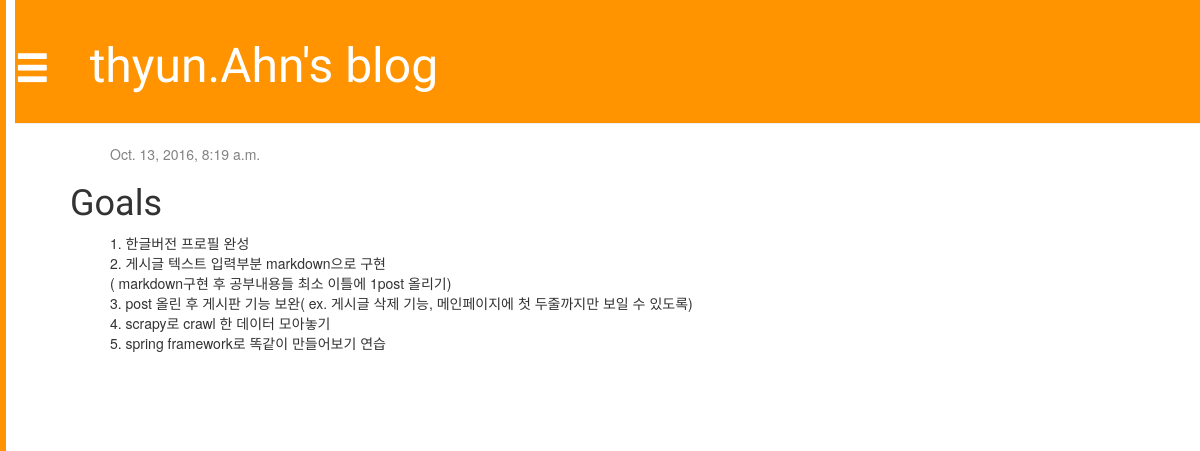
/posit/6/, run on an earlier commit of the app's database.
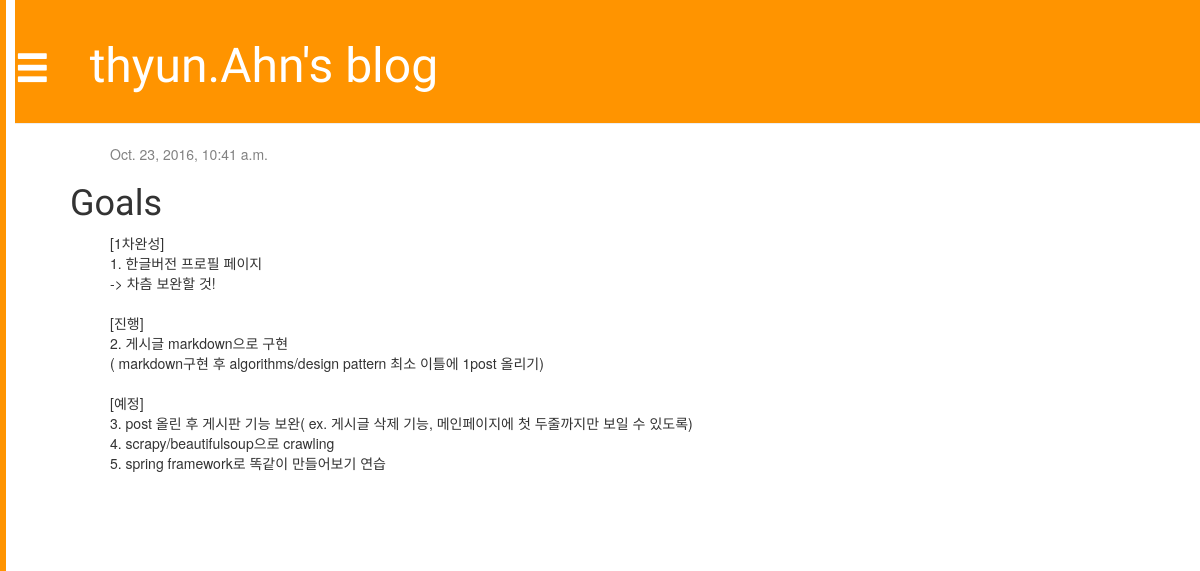
And on a later commit of the database.
### blog/models.py (models this page shows)
class Post(models.Model):
	author = models.ForeignKey('auth.User')
        title = models.CharField(max_length=200)
        text = models.TextField()
        created_date = models.DateTimeField(
                default=timezone.now)
        published_date = models.DateTimeField(
                blank=True, null=True)

### blog/views.py (the view)
# urls.py: url(r'^posit/(?P<pk>[0-9]+)/$', views.post_detail, name='post_detail'),
def post_detail(request, pk):
        post = get_object_or_404(Post, pk=pk)
        return render(request, 'blog/post_detail.html', {'post': post})

### blog/templates/blog/post_detail.html (shortened to what this page needs)
{% extends 'blog/base.html' %}
{% block content %}
    <div class="post">
        {% if post.published_date %}
            <div class="date">
                {{ post.published_date }}
            </div>
        {% endif %}
        <h1>{{ post.title }}</h1>
        <p>{{ post.text|linebreaksbr }}</p>
    </div>
{% endblock %}

What changed in the data, as far as the page shows it:
changed Post "Goals": published_date "Oct. 13, 2016, 8:19 a.m." → "Oct. 23, 2016, 10:41 a.m."; text "1. 한글버전 프로필 완성 2. 게시글 텍스트 입력부분 markdown으로 구현 ( markdown구현 후 공부내용들 최소 이틀에 1post 올리기) 3. post 올린 후 게시판 기능 보완( ex. 게시글 삭제 기능, 메인페이지에 첫 두줄까지만 보일 수 있도록) 4. scrapy로 crawl 한 데이터 모아놓기 5. spring framework로 똑같이…" → "[1차완성] 1. 한글버전 프로필 페이지 -> 차츰 보완할 것! [진행] 2. 게시글 markdown으로 구현 ( markdown구현 후 algorithms/design pattern 최소 이틀에 1post 올리기) [예정] 3. post 올린 후 게시판 기능 보완( ex. 게시글 삭제 기능, 메인페이지에 첫 두줄까지만 보일 수 있도록) 4. scrapy/beautifulsoup으로 crawling 5. spring framework로 똑같이…"
